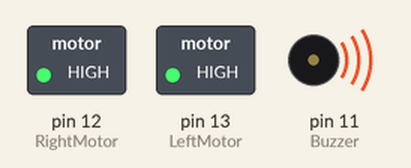
Simulated run of this sketch. Board: Arduino Uno, built with avr-gcc and run on an emulated ATmega328P. Shown: switched loads named in the sketch (green lamp = pin HIGH), buzzer (waves = sounding).

Above: at 0.5 s.
Timing chart, 0 to 4.6 s (numbered marks = the images above):
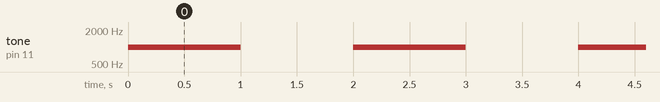

The sketch:

Printer_Car_Main.ino
```cpp
// By Jordan1678
// Printer Racer
// Github: https://github.com/Jordan1678/Printer-Car


//define the pins
#define LeftMotor 13
#define RightMotor 12
#define Buzzer 11

void setup() {
  // setting pin modes to OUTPUT where needed
  pinMode(LeftMotor, OUTPUT);
  pinMode(RightMotor, OUTPUT);
  pinMode(Buzzer, OUTPUT);

  // set motor pins high and never shuts them off
  digitalWrite(LeftMotor, HIGH);
  digitalWrite(RightMotor, HIGH);

}

// tone is an internal command for buzzers to make music
// noTone stops all tones
void loop() {
  tone(Buzzer, 1000);
  delay(1000);
  noTone(Buzzer);
  delay(1000);

}
```

Measured:
- by itself, tone on pin 11 (Buzzer): alternates 1000 Hz for 1.0 s and silent for 1.0 s
